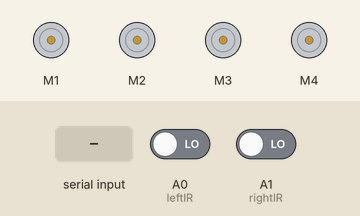
Simulated run of this sketch. Board: Arduino Uno, built with avr-gcc and run on an emulated ATmega328P. Parts: 4 × DC motor (green arrow = forward, orange = backward, longer = faster). The inputs (shaded band) are chosen by the test bench; at power-on: A1 (rightIR) LOW, A0 (leftIR) LOW.

Above: at 1.2 s.
1.3 s: "X" received over Serial
At 1.5 s:
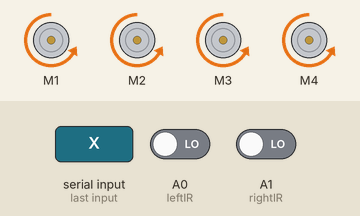
4.3 s: A1 (rightIR) driven HIGH
At 5.8 s:
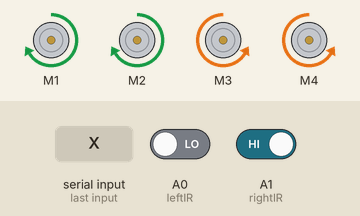
6.3 s: A0 (leftIR) driven HIGH
At 7.0 s:
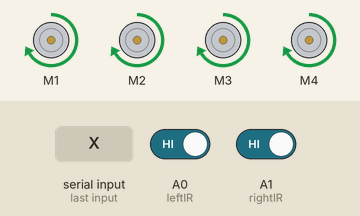
7.8 s: A0 (leftIR) driven LOW
At 9.0 s:
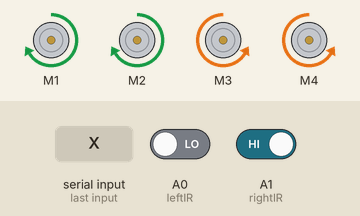
9.3 s: A1 (rightIR) driven LOW
At 9.5 s:
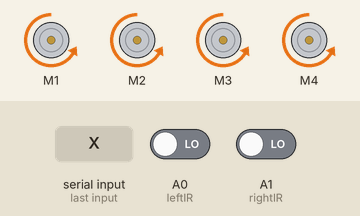
Timing chart, 0 to 13.3 s (numbered marks = the images above; inputs shaded):
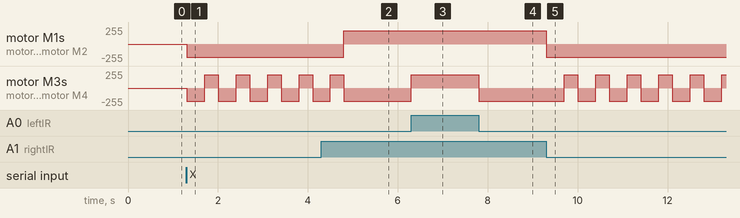

The sketch:

main-car.ino
```cpp
#include <AFMotor.h>

AF_DCMotor motor1(1);
AF_DCMotor motor2(2);
AF_DCMotor motor3(3);
AF_DCMotor motor4(4);

const int leftIR = A0;
const int rightIR = A1;

char command;
int speed = 200;

void setup() {
  Serial.begin(9600);
  pinMode(leftIR, INPUT);
  pinMode(rightIR, INPUT);

  setSpeed(speed);
}

void loop() {
  if (Serial.available() > 0) {
    command = Serial.read();
    stopMotors();
  }

  if (command == 'X') {
    obstacleAvoidance();
  } else {
    remoteControl(command);
  }
}

void remoteControl(char cmd) {
  switch (cmd) {
    case 'F': forward();  break;
    case 'B': backward(); break;
    case 'L': left();     break;
    case 'R': right();    break;
    case 'S': stopMotors(); break;
  }
}

void obstacleAvoidance() {
  int leftVal = digitalRead(leftIR);
  int rightVal = digitalRead(rightIR);

  if (leftVal == HIGH && rightVal == HIGH) {
    forward();
  } else if (leftVal == LOW && rightVal == HIGH) {
    right();
    delay(300);
  } else if (leftVal == HIGH && rightVal == LOW) {
    left();
    delay(300);
  } else {
    backward();
    delay(400);
    left();
    delay(300);
  }
}

void forward() {
  motor1.run(FORWARD); motor2.run(FORWARD);
  motor3.run(FORWARD); motor4.run(FORWARD);
}

void backward() {
  motor1.run(BACKWARD); motor2.run(BACKWARD);
  motor3.run(BACKWARD); motor4.run(BACKWARD);
}

void left() {
  motor1.run(BACKWARD); motor2.run(BACKWARD);
  motor3.run(FORWARD);  motor4.run(FORWARD);
}

void right() {
  motor1.run(FORWARD);  motor2.run(FORWARD);
  motor3.run(BACKWARD); motor4.run(BACKWARD);
}

void stopMotors() {
  motor1.run(RELEASE); motor2.run(RELEASE);
  motor3.run(RELEASE); motor4.run(RELEASE);
}

void setSpeed(int s) {
  motor1.setSpeed(s); motor2.setSpeed(s);
  motor3.setSpeed(s); motor4.setSpeed(s);
}
```

Measured:
- after the input at 1.3 s, motor M1, motor M2: stopped → backward 200/255 at once; motor M3, motor M4: alternates forward 200/255 for 0.30 s and backward 200/255 for 0.40 s, starting at once
- after the input at 4.3 s, motor M1, motor M2: backward 200/255 → forward 200/255 after 0.50 s; motor M3, motor M4: goes on until 4.8 s, then stays backward 200/255
- after the input at 6.3 s, motor M3, motor M4: backward 200/255 → forward 200/255 at once
- after the input at 7.8 s, motor M3, motor M4: forward 200/255 → backward 200/255 at once
- after the input at 9.3 s, motor M1, motor M2: forward 200/255 → backward 200/255 at once; motor M3, motor M4: alternates forward 200/255 for 0.30 s and backward 200/255 for 0.40 s, starting after 0.40 s
